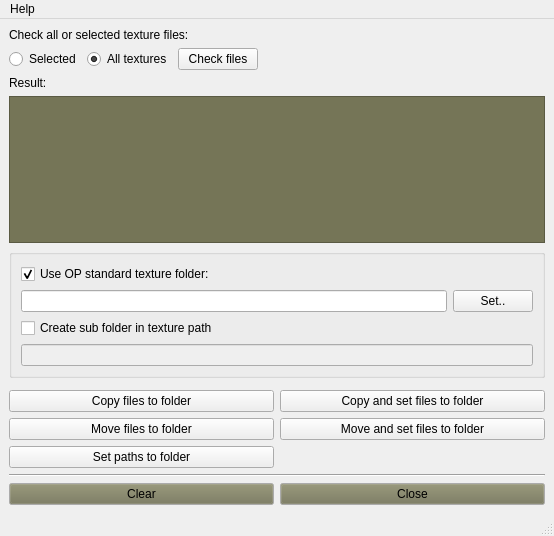
<?xml version="1.0" encoding="UTF-8"?>
<ui version="4.0">
 <class>mainWindow</class>
 <widget class="QMainWindow" name="mainWindow">
  <property name="geometry">
   <rect>
    <x>0</x>
    <y>0</y>
    <width>554</width>
    <height>536</height>
   </rect>
  </property>
  <property name="windowTitle">
   <string notr="true">OpTexture</string>
  </property>
  <property name="unifiedTitleAndToolBarOnMac">
   <bool>true</bool>
  </property>
  <widget class="QWidget" name="centralwidget">
   <layout class="QVBoxLayout" name="verticalLayout_2">
    <item>
     <widget class="QLabel" name="label">
      <property name="text">
       <string>Check all or selected texture files:</string>
      </property>
     </widget>
    </item>
    <item>
     <layout class="QHBoxLayout" name="horizontalLayout">
      <item>
       <widget class="QRadioButton" name="radioButton_sel">
        <property name="text">
         <string>Selected</string>
        </property>
        <property name="checked">
         <bool>false</bool>
        </property>
       </widget>
      </item>
      <item>
       <widget class="QRadioButton" name="radioButton_all">
        <property name="text">
         <string>All textures</string>
        </property>
        <property name="checked">
         <bool>true</bool>
        </property>
       </widget>
      </item>
      <item>
       <widget class="QPushButton" name="check_btn">
        <property name="text">
         <string>Check files</string>
        </property>
        <property name="-c" stdset="0">
         <string/>
        </property>
       </widget>
      </item>
      <item>
       <spacer name="horizontalSpacer">
        <property name="orientation">
         <enum>Qt::Horizontal</enum>
        </property>
        <property name="sizeHint" stdset="0">
         <size>
          <width>40</width>
          <height>20</height>
         </size>
        </property>
       </spacer>
      </item>
     </layout>
    </item>
    <item>
     <widget class="QLabel" name="Result_txt">
      <property name="text">
       <string>Result:</string>
      </property>
     </widget>
    </item>
    <item>
     <layout class="QVBoxLayout" name="chLayout">
      <item>
       <widget class="QListWidget" name="listWidget">
        <property name="styleSheet">
         <string notr="true">background-color: rgb(117, 117, 87);
</string>
        </property>
       </widget>
      </item>
     </layout>
    </item>
    <item>
     <widget class="QGroupBox" name="group">
      <layout class="QVBoxLayout" name="verticalLayout_3">
       <item>
        <widget class="QCheckBox" name="checkBox_set">
         <property name="text">
          <string>Use OP standard texture folder:</string>
         </property>
         <property name="checked">
          <bool>true</bool>
         </property>
        </widget>
       </item>
       <item>
        <layout class="QHBoxLayout" name="horizontalLayout_5">
         <item>
          <widget class="QLineEdit" name="tpath">
           <property name="-c" stdset="0">
            <string/>
           </property>
          </widget>
         </item>
         <item>
          <widget class="QPushButton" name="set_btn">
           <property name="text">
            <string>Set..</string>
           </property>
          </widget>
         </item>
        </layout>
       </item>
       <item>
        <widget class="QCheckBox" name="checkBox_sub">
         <property name="text">
          <string>Create sub folder in texture path</string>
         </property>
        </widget>
       </item>
       <item>
        <widget class="QLineEdit" name="lineEdit_sub">
         <property name="enabled">
          <bool>false</bool>
         </property>
        </widget>
       </item>
      </layout>
     </widget>
    </item>
    <item>
     <layout class="QGridLayout" name="gridLayout_2">
      <item row="0" column="0" rowspan="2" colspan="2">
       <layout class="QVBoxLayout" name="verticalLayout"/>
      </item>
      <item row="3" column="0">
       <widget class="QPushButton" name="mff_btn">
        <property name="text">
         <string>Move files to folder</string>
        </property>
       </widget>
      </item>
      <item row="6" column="0">
       <widget class="QPushButton" name="spf_btn">
        <property name="enabled">
         <bool>true</bool>
        </property>
        <property name="sizePolicy">
         <sizepolicy hsizetype="Preferred" vsizetype="Fixed">
          <horstretch>0</horstretch>
          <verstretch>0</verstretch>
         </sizepolicy>
        </property>
        <property name="minimumSize">
         <size>
          <width>0</width>
          <height>0</height>
         </size>
        </property>
        <property name="text">
         <string>Set paths to folder</string>
        </property>
        <property name="-c" stdset="0">
         <string/>
        </property>
       </widget>
      </item>
      <item row="2" column="0">
       <widget class="QPushButton" name="cff_btn">
        <property name="sizePolicy">
         <sizepolicy hsizetype="Preferred" vsizetype="Fixed">
          <horstretch>0</horstretch>
          <verstretch>0</verstretch>
         </sizepolicy>
        </property>
        <property name="text">
         <string>Copy files to folder</string>
        </property>
       </widget>
      </item>
      <item row="2" column="1">
       <widget class="QPushButton" name="csff_btn">
        <property name="text">
         <string>Copy and set files to folder</string>
        </property>
       </widget>
      </item>
      <item row="3" column="1">
       <widget class="QPushButton" name="msff_btn">
        <property name="text">
         <string>Move and set files to folder</string>
        </property>
       </widget>
      </item>
     </layout>
    </item>
    <item>
     <widget class="Line" name="line">
      <property name="orientation">
       <enum>Qt::Horizontal</enum>
      </property>
     </widget>
    </item>
    <item>
     <layout class="QHBoxLayout" name="horizontalLayout_3">
      <item>
       <widget class="QPushButton" name="clear_btn">
        <property name="palette">
         <palette>
          <active>
           <colorrole role="Button">
            <brush brushstyle="SolidPattern">
             <color alpha="255">
              <red>117</red>
              <green>117</green>
              <blue>87</blue>
             </color>
            </brush>
           </colorrole>
          </active>
          <inactive>
           <colorrole role="Button">
            <brush brushstyle="SolidPattern">
             <color alpha="255">
              <red>117</red>
              <green>117</green>
              <blue>87</blue>
             </color>
            </brush>
           </colorrole>
          </inactive>
          <disabled>
           <colorrole role="Button">
            <brush brushstyle="SolidPattern">
             <color alpha="255">
              <red>117</red>
              <green>117</green>
              <blue>87</blue>
             </color>
            </brush>
           </colorrole>
          </disabled>
         </palette>
        </property>
        <property name="styleSheet">
         <string notr="true">QPushButton::background-color {
	rgb(170, 170, 127)
}</string>
        </property>
        <property name="text">
         <string>Clear</string>
        </property>
       </widget>
      </item>
      <item>
       <widget class="QPushButton" name="close_btn">
        <property name="palette">
         <palette>
          <active>
           <colorrole role="Button">
            <brush brushstyle="SolidPattern">
             <color alpha="255">
              <red>117</red>
              <green>117</green>
              <blue>87</blue>
             </color>
            </brush>
           </colorrole>
          </active>
          <inactive>
           <colorrole role="Button">
            <brush brushstyle="SolidPattern">
             <color alpha="255">
              <red>117</red>
              <green>117</green>
              <blue>87</blue>
             </color>
            </brush>
           </colorrole>
          </inactive>
          <disabled>
           <colorrole role="Button">
            <brush brushstyle="SolidPattern">
             <color alpha="255">
              <red>117</red>
              <green>117</green>
              <blue>87</blue>
             </color>
            </brush>
           </colorrole>
          </disabled>
         </palette>
        </property>
        <property name="text">
         <string>Close</string>
        </property>
       </widget>
      </item>
     </layout>
    </item>
   </layout>
  </widget>
  <widget class="QStatusBar" name="statusbar"/>
  <widget class="QMenuBar" name="menuBar">
   <property name="geometry">
    <rect>
     <x>0</x>
     <y>0</y>
     <width>554</width>
     <height>18</height>
    </rect>
   </property>
   <widget class="QMenu" name="menuHelp">
    <property name="title">
     <string>Help</string>
    </property>
    <addaction name="actionAbout"/>
   </widget>
   <addaction name="menuHelp"/>
  </widget>
  <action name="actionCheck_all_or_selected_texture_files">
   <property name="text">
    <string>Check all or selected texture files:</string>
   </property>
  </action>
  <action name="actionShowHelp">
   <property name="text">
    <string>showHelp</string>
   </property>
  </action>
  <action name="actionAbout">
   <property name="text">
    <string>About</string>
   </property>
  </action>
 </widget>
 <resources/>
 <connections/>
</ui>
